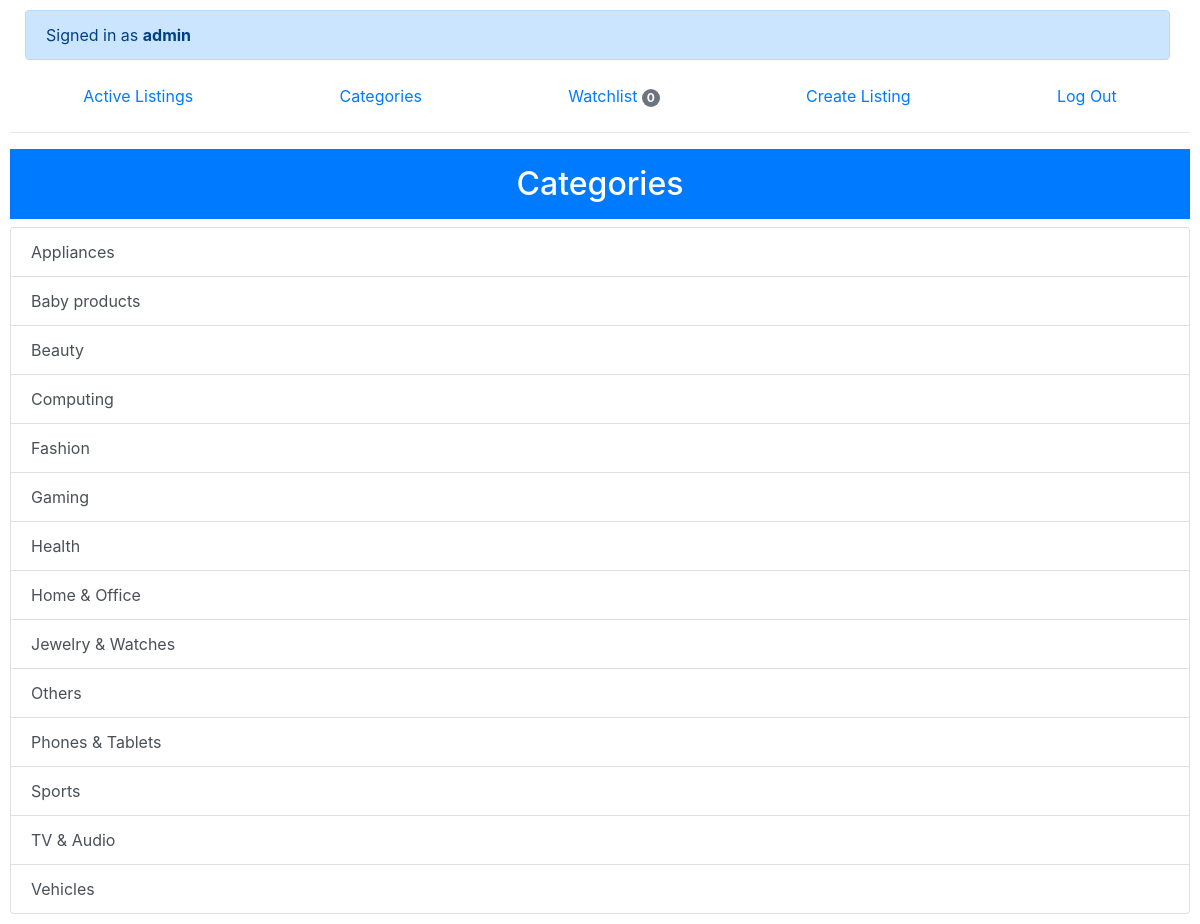
The page /categories (signed in) on the database its author committed.
### auctions/models.py (models this page shows, shortened)
class User(AbstractUser):
    pass

class Category(models.Model):
    name = models.CharField(max_length=20)

### auctions/views.py (the view)
# urls.py: path("categories", views.show_categories, name="categories"),
@login_required
def show_categories(request):
    categories = Category.objects.all().order_by('name')
    num_watchlist = len(Watchlist.objects.get(user=request.user).item.all())
    return render(request, "auctions/categories.html",
                  {"categories": categories, "count": num_watchlist})

### auctions/templates/auctions/categories.html
{% extends "auctions/layout.html" %}
{% block body %}
    <h2 class="p-3 mb-2 bg-primary text-white text-center">Categories</h2>
    <div class="list-group">
	    {% for item in categories %}
	    <a href="{% url 'category' item.name %}" class="list-group-item list-group-item-action">
		    {{ item.name }}
	    </a>
	    {% endfor %}
</div>
{% endblock %}

### auctions/templates/auctions/layout.html (shortened to what this page needs)
{% load static %}
<!DOCTYPE html>
<html lang="en">
    <head>
        <link rel="stylesheet" href="https://stackpath.bootstrapcdn.com/bootstrap/4.4.1/css/bootstrap.min.css">
        <link href="{% static 'auctions/styles.css' %}" rel="stylesheet">
    </head>
    <body>
        <div>
            {% if user.is_authenticated %}
	        <div class="alert alert-primary" role="alert" style="width: 97%; font-size: 16px;
			margin-left: 15px;">
			Signed in as <strong>{{ user.username }}</strong>
		</div>
            {% else %}
	        <div class="alert alert-info" role="alert" style="width: 97%; font-size: 16px;
			    margin-left: 15px;">
			Not signed in.
		</div>
            {% endif %}
        </div>
        <ul class="nav nav-fill">
            <li class="nav-item">
                <a class="nav-link" href="{% url 'index' %}">Active Listings</a>
            </li>
            {% if user.is_authenticated %}
	     <li class="nav-item">
                <a class="nav-link" href="{% url 'categories' %}">Categories</a>            </li>
	      <li class="nav-item">
		      <a class="nav-link" href="{% url 'watchlist' %}">Watchlist <span class="badge bg-secondary text-white rounded-pill">{{ count }}</span></a>
	      </li>
	       <li class="nav-item">
		<a class="nav-link" href="{% url 'create' %}">Create Listing</a>
	       </li>
                <li class="nav-item">
                    <a class="nav-link" href="{% url 'logout' %}">Log Out</a>
                </li>
            {% endif %}
        </ul>
        <hr>
        {% block body %}
        {% endblock %}
    </body>
</html>

### auctions/static/auctions/styles.css (style rules this page uses)
body { padding: 10px; }

### rows shown on the page
User: username "admin"
Category: name "Appliances"
Category: name "Baby products"
Category: name "Beauty"
Category: name "Computing"
Category: name "Fashion"
Category: name "Gaming"
Category: name "Health"
Category: name "Home & Office"
Category: name "Jewelry & Watches"
Category: name "Others"
Category: name "Phones & Tablets"
Category: name "Sports"
Category: name "TV & Audio"
Category: name "Vehicles"

### other values the page prints
{{ count }} "0"
